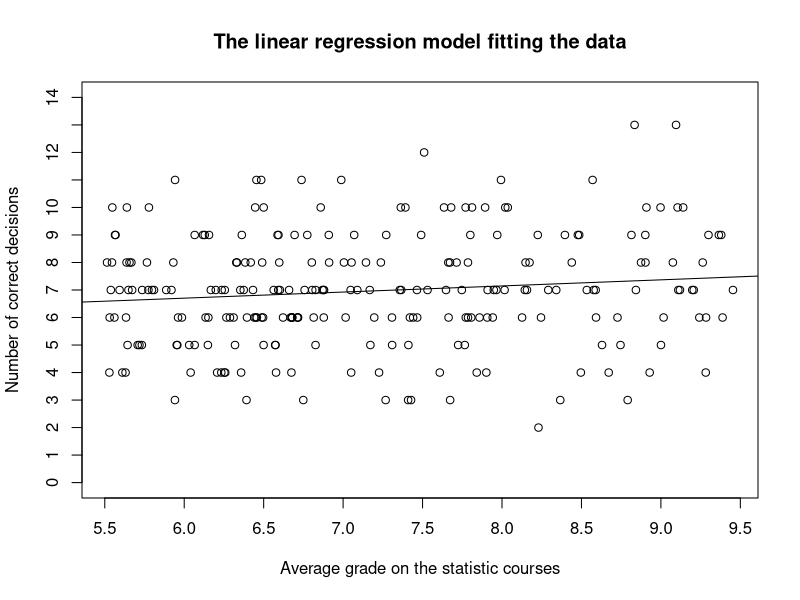
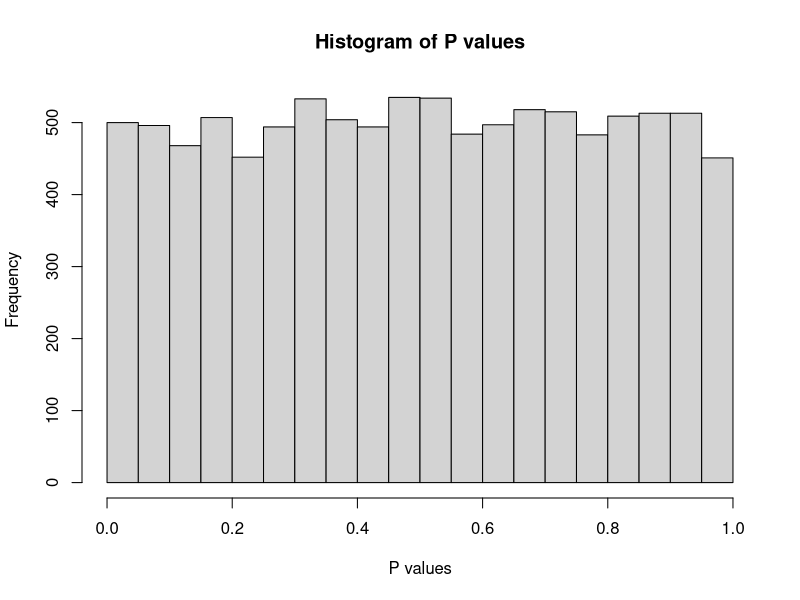
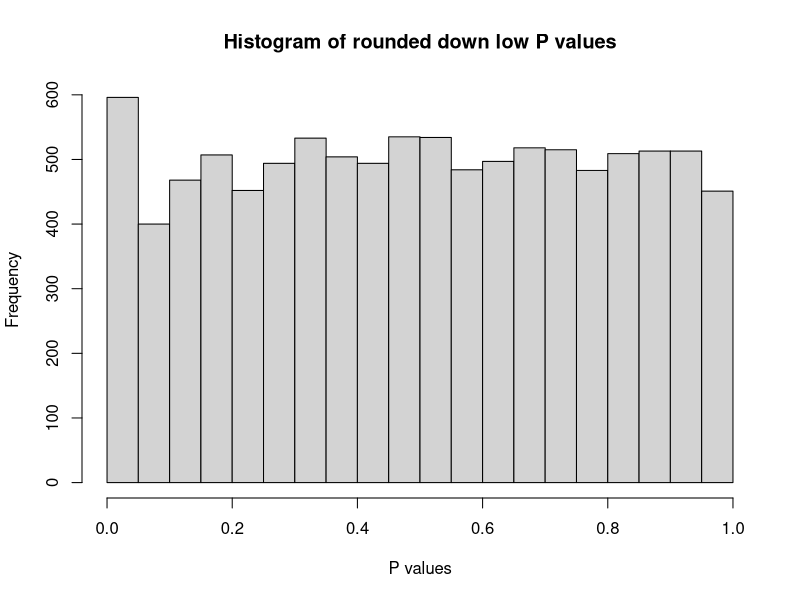
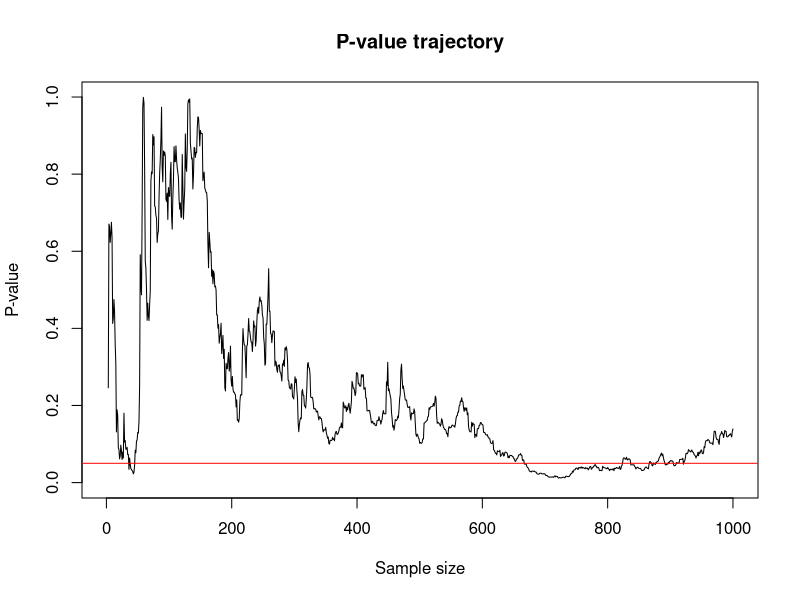
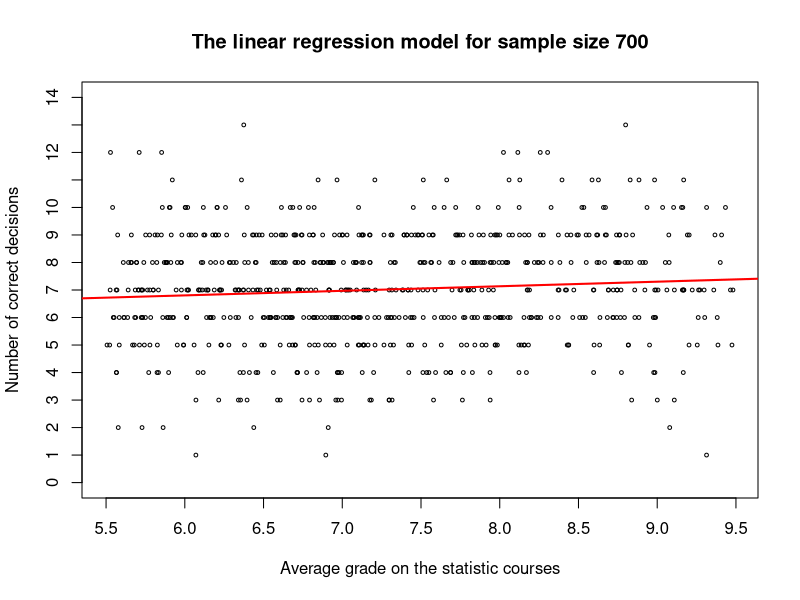

R code for these plots, in order:
if (!requireNamespace("truncnorm", quietly = TRUE)) {
  install.packages("truncnorm")
}

library(truncnorm)


modified_round <- function(value) {
  # Round values close to 0.05 (from above) down.
  if (0.05 < value && value < 0.06) {
    return (0.05)
  } else {
    return (value)
  }
}

generate_data <- function(sample_size){
  # Take a sample from a truncated normal distribution for explanatory variable
  x_grade_stats <<- rtruncnorm(sample_size, a=5.5, b=9.5, mean=6.5, sd=2)
  # Generate the random noise from a truncated normal distribution
  random_noise = rtruncnorm(sample_size, a=-7, b=7, mean=0, sd=2)
  # Generate discrete data
  y_performance <<- round(7 + 0 * x_grade_stats + random_noise, digits=0)
}

# Desired simulated sample size
sample_size = 237

################################################################################

# PART B
# Creates a reproducible environment
set.seed(42) 

# Take a sample from a truncated normal distribution for explanatory variable
generate_data(sample_size)


# Fit the linear regression model
lm_fit = lm(y_performance ~ x_grade_stats)


# Plot the data with the linear function
plot(x_grade_stats, 
     y_performance,
     main = "The linear regression model fitting the data",
     xlab = "Average grade on the statistic courses",
     ylab = "Number of correct decisions",
     xaxt = "n",
     yaxt = "n",
     ylim = c(0, 14)
)

# Define custom ticks for x and y axes
x_ticks = seq(from=5.5, to=9.5, by=0.5)
y_ticks = seq(from=0, to=14, by=1)

# Add custom tick marks to the x-axis and y-axis
axis(1, at=x_ticks)
axis(2, at=y_ticks)


# Add fitted regression line to scatterplot
abline(lm_fit)


# Run tests_num amount of repetitions and push the observed
# Number of times to repeat the experiment
tests_num = 10000

# P values extracted from each repetition of the experiment
p_values = numeric(tests_num) 
rounded_p_values = numeric(tests_num)

# p-values to the p_values table
for(i in 1:tests_num) {
  generate_data(sample_size)
  
  # Linear regression
  lm_fit = lm(y_performance ~ x_grade_stats)
  lm_summary = summary(lm_fit)
  
  # Contains the p-value
  p_values[i] = lm_summary$coefficients["x_grade_stats", "Pr(>|t|)"]
  rounded_p_values[i] = modified_round(p_values[i])
}

# Plot the histogram
hist(p_values,
     main = "Histogram of P values",
     xlab="P values")

################################################################################

# PART C (Rounding p-values down)

# Plot the histogram
hist(rounded_p_values,
     main = "Histogram of rounded down low P values",
     xlab="P values")

################################################################################

# PART C (Sequential testing with optional stopping)
set.seed(201)
max_sample_size = 1000
p_values = numeric(max_sample_size)

# Take a sample from a truncated normal distribution for explanatory variable
generate_data(max_sample_size)

for(sample_size in 2:max_sample_size) {
  # Consider the results of only sample_size observations
  grade_stats = x_grade_stats[1:sample_size]
  performance = y_performance[1:sample_size]
  lm_fit = lm(performance ~ grade_stats)
  
  # Summary of the linear regression model
  lm_summary = summary(lm_fit)
  
  # Save all the P-values for a reduced samples
  p_values[sample_size] = lm_summary$coefficients["grade_stats", "Pr(>|t|)"]
}

# Plot the trajectory of the P-values
plot(1:max_sample_size, 
     p_values,
     main = "P-value trajectory",
     xlab = "Sample size",
     ylab = "P-value",
     type="l"
)

abline(a=0.05, b=0, col="red")


# Additional plot for the first sample with significant results
n_when_significant = 700
grade_stats = x_grade_stats[1:n_when_significant]
performance = y_performance[1:n_when_significant]

# Summary of the linear regression model
lm_fit = lm(performance ~ grade_stats)
lm_summary = summary(lm_fit)
print(lm_summary$coefficients["grade_stats", "Pr(>|t|)"])

# Plot the data with the linear function
title = paste("The linear regression model for sample size", 
              n_when_significant)
plot(grade_stats, 
     performance,
     main = title,
     xlab = "Average grade on the statistic courses",
     ylab = "Number of correct decisions",
     xaxt = "n",
     yaxt = "n",
     ylim = c(0, 14),
     cex = 0.5  # Reduce point size (default is 1)
)

# Define custom ticks for x and y axes
x_ticks = seq(from=5.5, to=9.5, by=0.5)
y_ticks = seq(from=0, to=14, by=1)

# Add custom tick marks to the x-axis and y-axis
axis(1, at=x_ticks)
axis(2, at=y_ticks)

# Add fitted regression line to scatterplot
abline(lm_fit, col="red", lwd = 2)  # lwd increases line width
